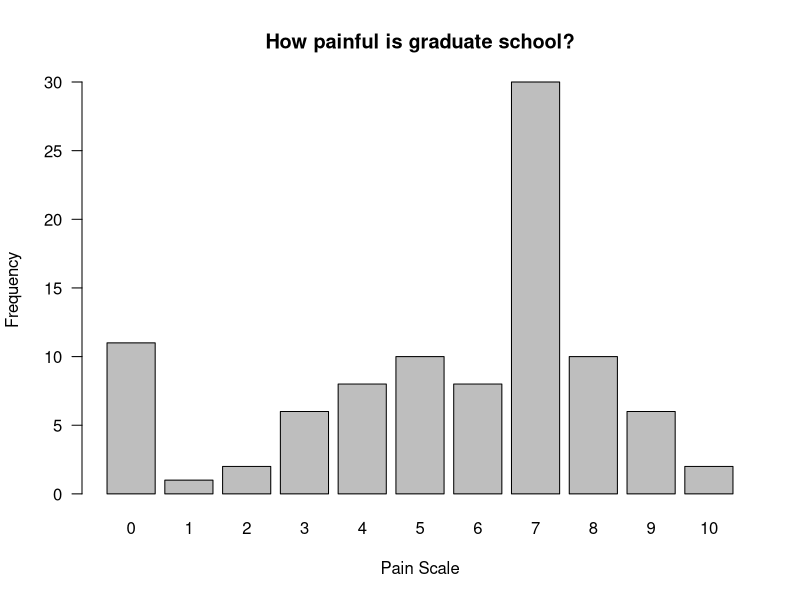

Source code (R):
## ---- chunk 1
knitr::opts_chunk$set(echo = TRUE)
## ---- chunk 2
library(tidyverse)
library(magrittr)
library(knitr)
library(kableExtra)
library(bookdown)
library(psych)
## ---- chunk 3
gradpain <- c(rep(0,11), rep(1,1), rep(2,2), rep(3,6), rep(4,8), rep(5,10),
              rep(6,8), rep(7,30), rep(8,10), rep(9,6), rep(10,2))

barplot(table(gradpain), las=1, ylab="Frequency", xlab="Pain Scale", 
        main="How painful is graduate school?")
## ---- chunk 4
describe(gradpain)
## n = 94
samplesize <- 94
## ---- chunk 5
mean(gradpain)
## ---- chunk 6
# Box 1
## sample size = 94
## mean = 5.5
## sd = 2.71

function_box1 <- function(x) {
  d.vec <- rnorm(n = 94, mean = 5.5, sd = 2.71) %>%
  round(2)
}

mean(function_box1(gradpain))

sd(function_box1(gradpain), round(2))
## ---- chunk 7
## Box 2
# Use set.seed(7) then run your function passing in the "gradpain" vector calculated above and a sample size of length(gradpain). Use a loop to do this 100 times and store all 100 returned means.
set.seed(7)
function_box1(gradpain)
mean(function_box1(gradpain))
print(function_box1(gradpain))

## calculate standard deviation
sd(function_box1(gradpain), round(2))

function_mean <- mean(function_box1(gradpain))
function_mean

stdev <- sd(function_box1(gradpain), round(2))
stdev

# Neither of these are working:
## confint.default(function_box1(gradpain))
## confint(function_box1(gradpain))
